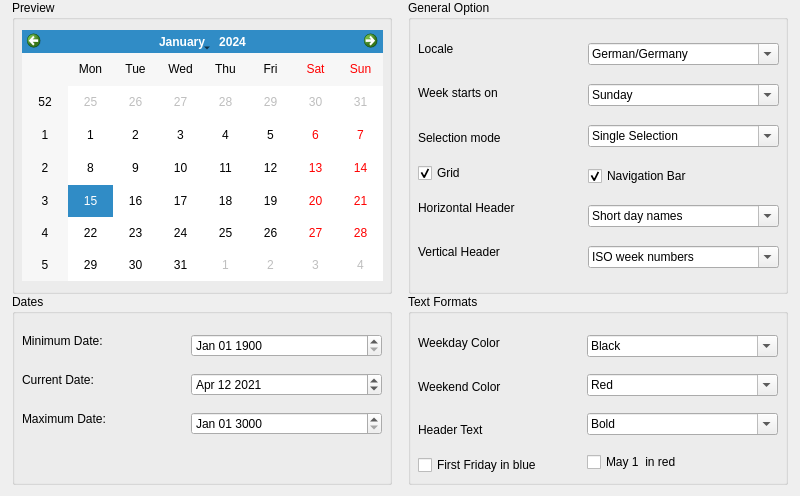
<?xml version="1.0" encoding="UTF-8"?>
<ui version="4.0">
 <class>MainWindow</class>
 <widget class="QMainWindow" name="MainWindow">
  <property name="geometry">
   <rect>
    <x>0</x>
    <y>0</y>
    <width>800</width>
    <height>496</height>
   </rect>
  </property>
  <property name="windowTitle">
   <string>Calendar Widget</string>
  </property>
  <widget class="QWidget" name="centralwidget">
   <widget class="QGroupBox" name="groupBox">
    <property name="geometry">
     <rect>
      <x>12</x>
      <y>0</y>
      <width>380</width>
      <height>294</height>
     </rect>
    </property>
    <property name="title">
     <string>Preview</string>
    </property>
    <widget class="QCalendarWidget" name="calendarWidget">
     <property name="geometry">
      <rect>
       <x>10</x>
       <y>30</y>
       <width>361</width>
       <height>251</height>
      </rect>
     </property>
    </widget>
   </widget>
   <widget class="QGroupBox" name="groupBox_2">
    <property name="geometry">
     <rect>
      <x>12</x>
      <y>294</y>
      <width>380</width>
      <height>191</height>
     </rect>
    </property>
    <property name="title">
     <string>Dates</string>
    </property>
    <widget class="QWidget" name="verticalLayoutWidget_3">
     <property name="geometry">
      <rect>
       <x>10</x>
       <y>30</y>
       <width>160</width>
       <height>111</height>
      </rect>
     </property>
     <layout class="QVBoxLayout" name="verticalLayout_3">
      <item>
       <widget class="QLabel" name="label_6">
        <property name="text">
         <string>Minimum Date:</string>
        </property>
       </widget>
      </item>
      <item>
       <widget class="QLabel" name="label_7">
        <property name="text">
         <string>Current Date:</string>
        </property>
       </widget>
      </item>
      <item>
       <widget class="QLabel" name="label_8">
        <property name="text">
         <string>Maximum Date:</string>
        </property>
       </widget>
      </item>
     </layout>
    </widget>
    <widget class="QWidget" name="verticalLayoutWidget_4">
     <property name="geometry">
      <rect>
       <x>179</x>
       <y>30</y>
       <width>191</width>
       <height>121</height>
      </rect>
     </property>
     <layout class="QVBoxLayout" name="verticalLayout_4">
      <item>
       <widget class="QDateEdit" name="dateEdit_2">
        <property name="time">
         <time>
          <hour>0</hour>
          <minute>0</minute>
          <second>0</second>
         </time>
        </property>
        <property name="currentSection">
         <enum>QDateTimeEdit::MonthSection</enum>
        </property>
        <property name="displayFormat">
         <string>MMM dd yyyy</string>
        </property>
        <property name="date">
         <date>
          <year>1900</year>
          <month>1</month>
          <day>1</day>
         </date>
        </property>
       </widget>
      </item>
      <item>
       <widget class="QDateEdit" name="dateEdit">
        <property name="displayFormat">
         <string>MMM dd yyyy</string>
        </property>
        <property name="date">
         <date>
          <year>2021</year>
          <month>4</month>
          <day>12</day>
         </date>
        </property>
       </widget>
      </item>
      <item>
       <widget class="QDateEdit" name="dateEdit_3">
        <property name="displayFormat">
         <string>MMM dd yyyy</string>
        </property>
        <property name="date">
         <date>
          <year>3000</year>
          <month>1</month>
          <day>1</day>
         </date>
        </property>
       </widget>
      </item>
     </layout>
    </widget>
   </widget>
   <widget class="QGroupBox" name="groupBox_3">
    <property name="geometry">
     <rect>
      <x>408</x>
      <y>0</y>
      <width>380</width>
      <height>294</height>
     </rect>
    </property>
    <property name="title">
     <string>General Option</string>
    </property>
    <widget class="QWidget" name="verticalLayoutWidget">
     <property name="geometry">
      <rect>
       <x>10</x>
       <y>30</y>
       <width>160</width>
       <height>241</height>
      </rect>
     </property>
     <layout class="QVBoxLayout" name="verticalLayout">
      <item>
       <widget class="QLabel" name="label_2">
        <property name="text">
         <string>Locale</string>
        </property>
       </widget>
      </item>
      <item>
       <widget class="QLabel" name="label">
        <property name="text">
         <string>Week starts on</string>
        </property>
       </widget>
      </item>
      <item>
       <widget class="QLabel" name="label_3">
        <property name="text">
         <string>Selection mode</string>
        </property>
       </widget>
      </item>
      <item>
       <widget class="QCheckBox" name="checkBox">
        <property name="text">
         <string>Grid</string>
        </property>
        <property name="checked">
         <bool>true</bool>
        </property>
       </widget>
      </item>
      <item>
       <widget class="QLabel" name="label_4">
        <property name="text">
         <string>Horizontal Header</string>
        </property>
       </widget>
      </item>
      <item>
       <widget class="QLabel" name="label_5">
        <property name="text">
         <string>Vertical Header</string>
        </property>
       </widget>
      </item>
     </layout>
    </widget>
    <widget class="QWidget" name="verticalLayoutWidget_2">
     <property name="geometry">
      <rect>
       <x>180</x>
       <y>30</y>
       <width>191</width>
       <height>251</height>
      </rect>
     </property>
     <layout class="QVBoxLayout" name="verticalLayout_2">
      <item>
       <widget class="QComboBox" name="comboBox">
        <property name="editable">
         <bool>true</bool>
        </property>
        <property name="currentText">
         <string>German/Germany</string>
        </property>
       </widget>
      </item>
      <item>
       <widget class="QComboBox" name="comboBox_2">
        <property name="editable">
         <bool>true</bool>
        </property>
        <property name="currentText">
         <string>Sunday</string>
        </property>
       </widget>
      </item>
      <item>
       <widget class="QComboBox" name="comboBox_3">
        <property name="editable">
         <bool>true</bool>
        </property>
        <property name="currentText">
         <string>Single Selection</string>
        </property>
       </widget>
      </item>
      <item>
       <widget class="QCheckBox" name="checkBox_2">
        <property name="text">
         <string>Navigation Bar</string>
        </property>
        <property name="checked">
         <bool>true</bool>
        </property>
       </widget>
      </item>
      <item>
       <widget class="QComboBox" name="comboBox_4">
        <property name="editable">
         <bool>true</bool>
        </property>
        <property name="currentText">
         <string>Short day names</string>
        </property>
       </widget>
      </item>
      <item>
       <widget class="QComboBox" name="comboBox_5">
        <property name="editable">
         <bool>true</bool>
        </property>
        <property name="currentText">
         <string>ISO week numbers</string>
        </property>
       </widget>
      </item>
     </layout>
    </widget>
   </widget>
   <widget class="QGroupBox" name="groupBox_4">
    <property name="geometry">
     <rect>
      <x>408</x>
      <y>294</y>
      <width>380</width>
      <height>191</height>
     </rect>
    </property>
    <property name="title">
     <string>Text Formats</string>
    </property>
    <widget class="QWidget" name="verticalLayoutWidget_5">
     <property name="geometry">
      <rect>
       <x>10</x>
       <y>30</y>
       <width>160</width>
       <height>151</height>
      </rect>
     </property>
     <layout class="QVBoxLayout" name="verticalLayout_5">
      <item>
       <widget class="QLabel" name="label_9">
        <property name="text">
         <string>Weekday Color</string>
        </property>
       </widget>
      </item>
      <item>
       <widget class="QLabel" name="label_10">
        <property name="text">
         <string>Weekend Color</string>
        </property>
       </widget>
      </item>
      <item>
       <widget class="QLabel" name="label_11">
        <property name="text">
         <string>Header Text</string>
        </property>
       </widget>
      </item>
      <item>
       <widget class="QCheckBox" name="checkBox_3">
        <property name="text">
         <string>First Friday in blue </string>
        </property>
       </widget>
      </item>
     </layout>
    </widget>
    <widget class="QWidget" name="verticalLayoutWidget_6">
     <property name="geometry">
      <rect>
       <x>179</x>
       <y>30</y>
       <width>191</width>
       <height>161</height>
      </rect>
     </property>
     <layout class="QVBoxLayout" name="verticalLayout_6">
      <item>
       <widget class="QComboBox" name="comboBox_6">
        <property name="editable">
         <bool>true</bool>
        </property>
        <property name="currentText">
         <string>Black</string>
        </property>
       </widget>
      </item>
      <item>
       <widget class="QComboBox" name="comboBox_7">
        <property name="editable">
         <bool>true</bool>
        </property>
        <property name="currentText">
         <string>Red</string>
        </property>
       </widget>
      </item>
      <item>
       <widget class="QComboBox" name="comboBox_8">
        <property name="editable">
         <bool>true</bool>
        </property>
        <property name="currentText">
         <string>Bold</string>
        </property>
       </widget>
      </item>
      <item>
       <widget class="QCheckBox" name="checkBox_4">
        <property name="layoutDirection">
         <enum>Qt::LeftToRight</enum>
        </property>
        <property name="text">
         <string>May 1  in red</string>
        </property>
       </widget>
      </item>
     </layout>
    </widget>
   </widget>
  </widget>
 </widget>
 <resources/>
 <connections/>
</ui>
